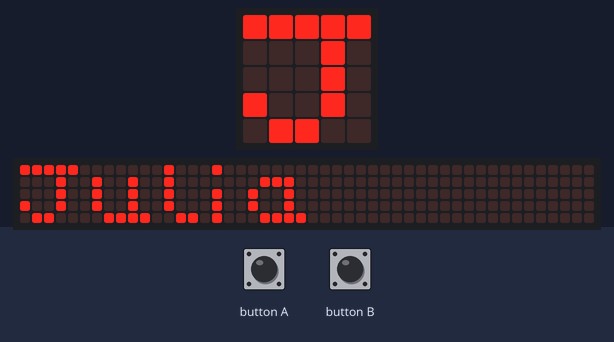
Recording of a program running on a simulated BBC micro:bit running MicroPython. Parts: the board's 5×5 LED display, a strip that is not on the board, showing the scrolling text unrolled. The test bench sets the inputs (shaded band). The 48×5 strip is a reading aid, not a part: it shows the text the display is scrolling, unrolled, one strip-width of it at a time.

Above: at 1.2 s.
1.3 s: button A pressed for 0.15 s
2.0 s: button B pressed for 0.15 s
At 5.5 s:
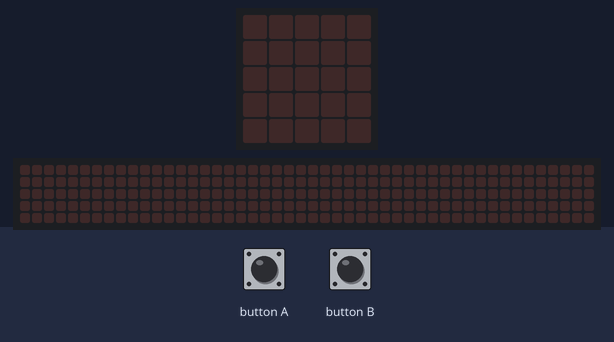
5.7 s: button A pressed for 1 s
At 6.7 s:
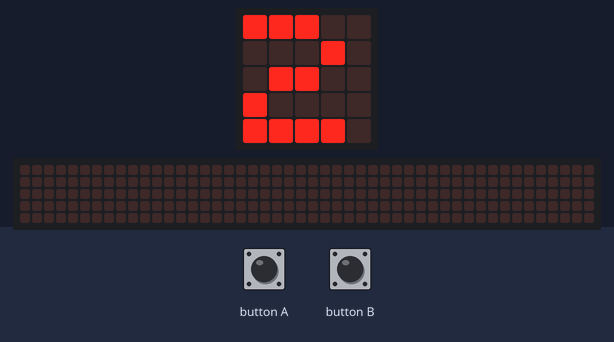
7.3 s: button A pressed for 0.15 s
At 12.92 s:
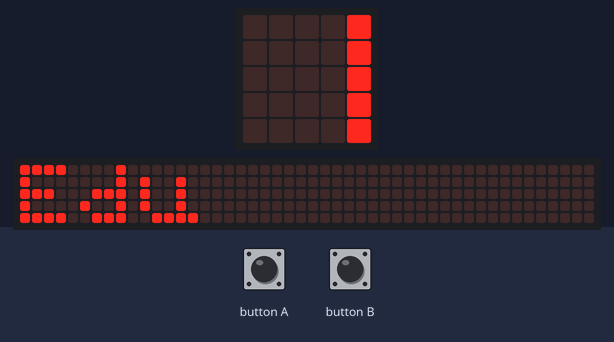

The program:

tarea_5.py
```python
# Imports go at the top

from microbit import *
i = 0
LISTA = ["Julia","Edu","Clara","Dani"]
while True:
    if button_a.was_pressed():
        i = i -1
        sleep(500)
    elif button_b.was_pressed():
        i = i +1
        sleep(500)

    if i>len(LISTA)-1:
        i=0
    elif i<0:
        i = len(LISTA)-1
    else:
        display.show(i)
        sleep(500)
        display.scroll(LISTA[i])
        sleep(500)
```
